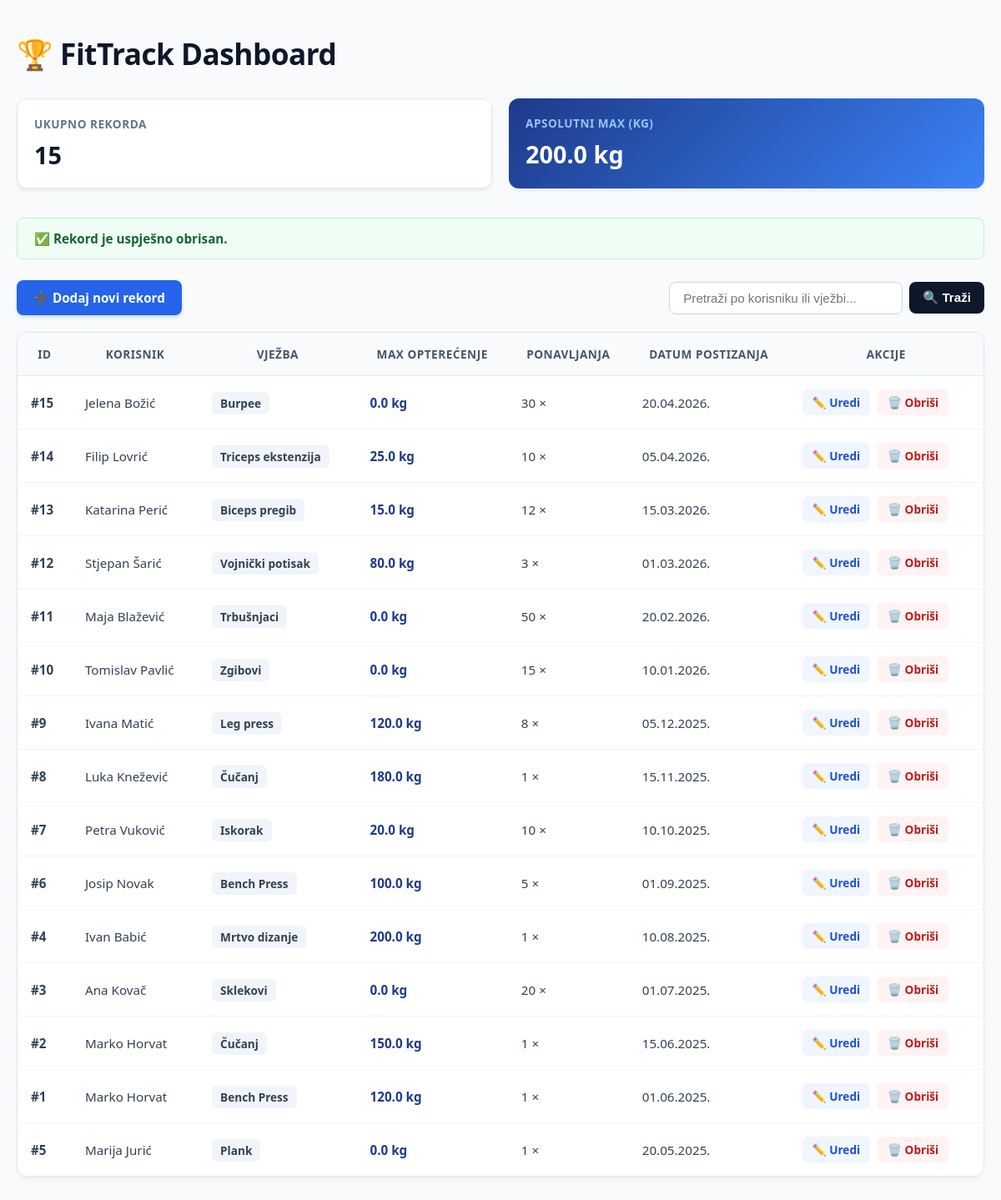
Screenshot of /index.php?poruka=obrisano with the database file from the repository.
### tables this page shows
CREATE TABLE `osobnirekord` (
  `ID_rekord` int(11) NOT NULL,
  `korisnik_id` int(11) NOT NULL,
  `vjezba_id` int(11) NOT NULL,
  `MaxOpterecenje_kg` decimal(10,0) DEFAULT NULL,
  `BrojPonavljanja` int(11) DEFAULT NULL,
  `DatumPostizanja` date DEFAULT NULL
);

CREATE TABLE `korisnik` (
  `ID_korisnik` int(11) NOT NULL,
  `Ime` varchar(100) NOT NULL,
  `Email` varchar(150) NOT NULL,
  `LozinkaHash` varchar(255) NOT NULL,
  `DatumRegistracije` datetime NOT NULL DEFAULT current_timestamp(),
  `Cilj` varchar(50) DEFAULT NULL CHECK (`Cilj` in ('mrsavljenje','masa','kondicija','snaga','ostalo'))
);

CREATE TABLE `vjezba` (
  `ID_vjezba` int(11) NOT NULL,
  `Naziv` varchar(150) NOT NULL,
  `MisicnaGrupa` varchar(100) DEFAULT NULL,
  `Oprema` varchar(100) DEFAULT NULL,
  `Tezina` varchar(50) DEFAULT NULL,
  `Opis` text DEFAULT NULL,
  `Video_URL` varchar(500) DEFAULT NULL
);

### index.php (the view, shortened to what this page needs)
<?php
include "db.php";
$stat_ukupno_rez = $conn->query("SELECT COUNT(*) AS ukupno FROM OsobniRekord");
$stat_ukupno = $stat_ukupno_rez->fetch_assoc()['ukupno'];
$stat_max_rez = $conn->query("SELECT MAX(MaxOpterecenje_kg) AS max_kg FROM OsobniRekord");
$stat_max = $stat_max_rez->fetch_assoc()['max_kg'];
$trazi = isset($_GET['trazi']) ? trim($_GET['trazi']) : '';
$sql = "SELECT r.ID_rekord, k.Ime AS Korisnik, v.Naziv AS Vjezba, r.MaxOpterecenje_kg, r.BrojPonavljanja, r.DatumPostizanja
        FROM OsobniRekord r
        JOIN Korisnik k ON r.korisnik_id = k.ID_korisnik
        JOIN Vjezba v ON r.vjezba_id = v.ID_vjezba";
$sql .= " ORDER BY r.DatumPostizanja DESC";
?>
<!DOCTYPE html>
<html lang="hr">
<head>
    <link rel="stylesheet" href="stil.css">
</head>
<body>
<h1>🏆 FitTrack Dashboard</h1>
<div class="stats-container">
    <div class="stat-card">
        <h3>Ukupno rekorda</h3>
        <p><?= $stat_ukupno ?></p>
    </div>
    <div class="stat-card accent">
        <h3>Apsolutni Max (kg)</h3>
        <p><?= number_format($stat_max, 1) ?> kg</p>
    </div>
</div>
<?php
if (isset($_GET['poruka'])) {
    $poruke = [
        'dodano'    => '✅ Rekord je uspješno dodan.',
        'azurirano' => '✅ Rekord je uspješno ažuriran.',
        'obrisano'  => '✅ Rekord je uspješno obrisan.'
    ];
    $kljuc = $_GET['poruka'];
    if (isset($poruke[$kljuc])) {
        echo "<div class='uspjeh'>" . $poruke[$kljuc] . "</div>";
    }
}
?>
<div class="toolbar">
    <a href="dodaj.php" class="btn">➕ Dodaj novi rekord</a>
    <form method="GET" action="index.php" class="search-form">
        <input type="text" name="trazi" placeholder="Pretraži po korisniku ili vježbi..." value="<?= htmlspecialchars($trazi) ?>">
        <button type="submit" class="btn-search">🔍 Traži</button>
    </form>
</div>
<table>
    <thead>
        <tr>
            <th>ID</th>
            <th>Korisnik</th>
            <th>Vježba</th>
            <th>Max Opterećenje</th>
            <th>Ponavljanja</th>
            <th>Datum postizanja</th>
            <th>Akcije</th>
        </tr>
    </thead>
    <tbody>
<?php
if ($trazi !== '') {
    $stmt = $conn->prepare($sql);
    $uzorak = "%" . $trazi . "%";
    $stmt->bind_param("ss", $uzorak, $uzorak);
    $stmt->execute();
    $rezultat = $stmt->get_result();
} else {
    $rezultat = $conn->query($sql);
}
if ($rezultat->num_rows === 0):
?>
    <tr>
        <td colspan="7" style="text-align: center; color: #7f8c8d; padding: 30px;">Nema pronađenih rekorda za traženi pojam.</td>
    </tr>
<?php
else:
    while ($red = $rezultat->fetch_assoc()):
?>
    <tr>
        <td><strong>#<?= $red['ID_rekord'] ?></strong></td>
        <td><?= htmlspecialchars($red['Korisnik']) ?></td>
        <td><span class="badge-vjezba"><?= htmlspecialchars($red['Vjezba']) ?></span></td>
        <td><span class="text-kg"><?= number_format($red['MaxOpterecenje_kg'] ?? 0 , 1) ?> kg</span></td>
        <td><?= $red['BrojPonavljanja'] ?> ×</td>
        <td><?= date("d.m.Y.", strtotime($red['DatumPostizanja'])) ?></td>
        <td>
            <a href="uredi.php?id=<?= $red['ID_rekord'] ?>" class="btn-action edit">✏️ Uredi</a>
            <a href="obrisi.php?id=<?= $red['ID_rekord'] ?>" class="btn-action delete" onclick="return confirm('Jeste li sigurni da želite obrisati ovaj rekord?')">🗑️ Obriši</a>
        </td>
    </tr>
<?php
    endwhile;
endif;
?>
    </tbody>
</table>
</body>
</html>

### stil.css (style rules this page uses)
* { box-sizing: border-box; margin: 0; padding: 0; }
body { font-family: 'Segoe UI', system-ui, -apple-system, sans-serif; background-color: #f8fafc; color: #1e293b; padding: 40px 20px; max-width: 1200px; margin: 0 auto; }
h1 { font-size: 2.2rem; color: #0f172a; margin-bottom: 30px; font-weight: 800; letter-spacing: -0.5px; }
.stats-container { display: grid; grid-template-columns: repeat(auto-fit, minmax(220px, 1fr)); gap: 20px; margin-bottom: 35px; }
.stat-card { background: #ffffff; padding: 20px; border-radius: 12px; box-shadow: 0 4px 6px -1px rgba(0, 0, 0, 0.05), 0 2px 4px -1px rgba(0, 0, 0, 0.03); border: 1px solid #e2e8f0; }
.stat-card h3 { font-size: 0.85rem; text-transform: uppercase; color: #64748b; letter-spacing: 0.5px; margin-bottom: 8px; }
.stat-card p { font-size: 1.8rem; font-weight: 700; color: #0f172a; }
.stat-card.accent { background: linear-gradient(135deg, #1e3a8a, #3b82f6); border: none; }
.stat-card.accent h3 { color: #93c5fd; }
.stat-card.accent p { color: #ffffff; }
.toolbar { display: flex; justify-content: space-between; align-items: center; flex-wrap: wrap; gap: 15px; margin-bottom: 20px; }
.btn { display: inline-block; text-decoration: none; padding: 11px 20px; background-color: #2563eb; color: #ffffff !important; border-radius: 8px; font-weight: 600; font-size: 0.95rem; border: none; transition: background-color 0.2s; box-shadow: 0 2px 4px rgba(37, 99, 235, 0.2); }
.search-form { display: flex; align-items: center; gap: 8px; background: transparent; padding: 0; box-shadow: none; margin: 0; max-width: none; }
.search-form input[type="text"] { padding: 10px 16px; border: 1px solid #cbd5e1; border-radius: 8px; font-size: 0.95rem; width: 280px; margin-bottom: 0; background-color: #ffffff; }
.btn-search { padding: 10px 16px; background-color: #0f172a; color: #ffffff; border: none; border-radius: 8px; font-weight: 600; cursor: pointer; font-size: 0.95rem; }
table { width: 100%; border-collapse: separate; border-spacing: 0; background-color: #ffffff; border-radius: 12px; box-shadow: 0 4px 6px -1px rgba(0, 0, 0, 0.05); border: 1px solid #e2e8f0; overflow: hidden; }
th { background-color: #f8fafc; color: #475569; font-weight: 600; font-size: 0.85rem; text-transform: uppercase; letter-spacing: 0.5px; padding: 16px; border-bottom: 1px solid #e2e8f0; }
td { padding: 16px; border-bottom: 1px solid #f1f5f9; font-size: 0.95rem; color: #334155; vertical-align: middle; }
tr:last-child td { border-bottom: none; }
.badge-vjezba { background-color: #f1f5f9; color: #334155; padding: 4px 10px; border-radius: 6px; font-weight: 600; font-size: 0.85rem; }
.text-kg { font-weight: 700; color: #1e3a8a; }
.btn-action { text-decoration: none; font-size: 0.85rem; font-weight: 600; padding: 6px 12px; border-radius: 6px; margin-right: 5px; display: inline-block; }
.btn-action.edit { background-color: #eff6ff; color: #1d4ed8; }
.btn-action.delete { background-color: #fef2f2; color: #b91c1c; }
.uspjeh { background-color: #f0fdf4; color: #166534; padding: 14px 20px; border-radius: 8px; margin-bottom: 25px; border: 1px solid #bbf7d0; font-weight: 600; font-size: 0.95rem; }

### rows the page displays
osobnirekord: ID_rekord "15", korisnik.Ime "Jelena Božić", vjezba.Naziv "Burpee", MaxOpterecenje_kg "0.0", BrojPonavljanja "30", DatumPostizanja "20.04.2026."
osobnirekord: ID_rekord "14", korisnik.Ime "Filip Lovrić", vjezba.Naziv "Triceps ekstenzija", MaxOpterecenje_kg "25.0", BrojPonavljanja "10", DatumPostizanja "05.04.2026."
osobnirekord: ID_rekord "13", korisnik.Ime "Katarina Perić", vjezba.Naziv "Biceps pregib", MaxOpterecenje_kg "15.0", BrojPonavljanja "12", DatumPostizanja "15.03.2026."
osobnirekord: ID_rekord "12", korisnik.Ime "Stjepan Šarić", vjezba.Naziv "Vojnički potisak", MaxOpterecenje_kg "80.0", BrojPonavljanja "3", DatumPostizanja "01.03.2026."
osobnirekord: ID_rekord "11", korisnik.Ime "Maja Blažević", vjezba.Naziv "Trbušnjaci", MaxOpterecenje_kg "0.0", BrojPonavljanja "50", DatumPostizanja "20.02.2026."
osobnirekord: ID_rekord "10", korisnik.Ime "Tomislav Pavlić", vjezba.Naziv "Zgibovi", MaxOpterecenje_kg "0.0", BrojPonavljanja "15", DatumPostizanja "10.01.2026."
osobnirekord: ID_rekord "9", korisnik.Ime "Ivana Matić", vjezba.Naziv "Leg press", MaxOpterecenje_kg "120.0", BrojPonavljanja "8", DatumPostizanja "05.12.2025."
osobnirekord: ID_rekord "8", korisnik.Ime "Luka Knežević", vjezba.Naziv "Čučanj", MaxOpterecenje_kg "180.0", BrojPonavljanja "1", DatumPostizanja "15.11.2025."
osobnirekord: ID_rekord "7", korisnik.Ime "Petra Vuković", vjezba.Naziv "Iskorak", MaxOpterecenje_kg "20.0", BrojPonavljanja "10", DatumPostizanja "10.10.2025."
osobnirekord: ID_rekord "6", korisnik.Ime "Josip Novak", vjezba.Naziv "Bench Press", MaxOpterecenje_kg "100.0", BrojPonavljanja "5", DatumPostizanja "01.09.2025."
osobnirekord: ID_rekord "4", korisnik.Ime "Ivan Babić", vjezba.Naziv "Mrtvo dizanje", MaxOpterecenje_kg "200.0", BrojPonavljanja "1", DatumPostizanja "10.08.2025."
osobnirekord: ID_rekord "3", korisnik.Ime "Ana Kovač", vjezba.Naziv "Sklekovi", MaxOpterecenje_kg "0.0", BrojPonavljanja "20", DatumPostizanja "01.07.2025."
osobnirekord: ID_rekord "2", korisnik.Ime "Marko Horvat", vjezba.Naziv "Čučanj", MaxOpterecenje_kg "150.0", BrojPonavljanja "1", DatumPostizanja "15.06.2025."
osobnirekord: ID_rekord "1", korisnik.Ime "Marko Horvat", vjezba.Naziv "Bench Press", MaxOpterecenje_kg "120.0", BrojPonavljanja "1", DatumPostizanja "01.06.2025."
osobnirekord: ID_rekord "5", korisnik.Ime "Marija Jurić", vjezba.Naziv "Plank", MaxOpterecenje_kg "0.0", BrojPonavljanja "1", DatumPostizanja "20.05.2025."

### other values shown
$stat_ukupno "15"
$stat_max "200.0"
$poruke[$kljuc] "✅ Rekord je uspješno obrisan."
